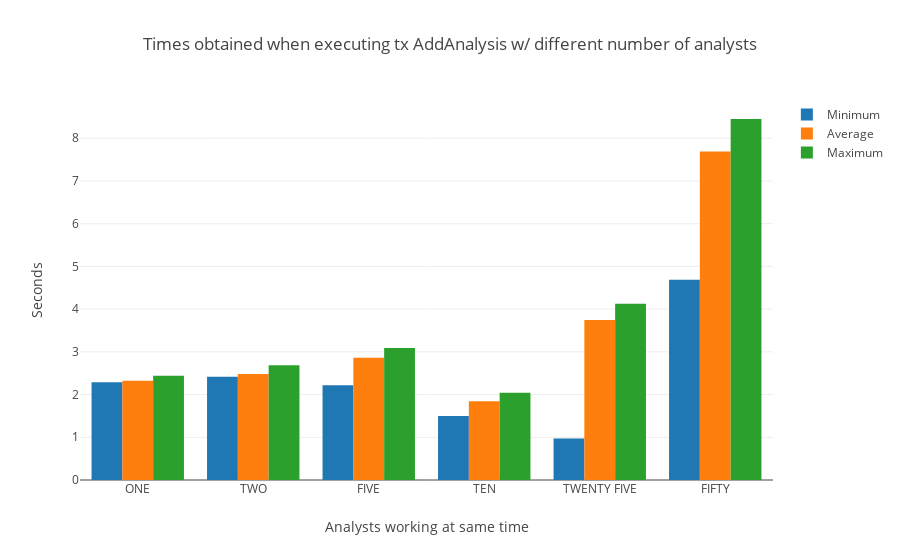

Notebook code cell kept with this figure:
### Markdown cell above
#### Add analysis times (minimum, average & maximum)

### Code cell
trace1 = go.Bar(
    x=num_analysts,
    y=min_add_ana,
    name='Minimum'
)
trace2 = go.Bar(
    x=num_analysts,
    y=avg_add_ana,
    name='Average'
)
trace3 = go.Bar(
    x=num_analysts,
    y=max_add_ana,
    name='Maximum'
)
data = [trace1, trace2, trace3]
layout = go.Layout(
    barmode='group',
    title='Times obtained when executing tx AddAnalysis w/ different number of analysts',
    xaxis=dict(title=dict(text="Analysts working at same time")),
    yaxis=dict(title=dict(text="Seconds"))
)

fig = go.Figure(data=data, layout=layout)
plotly.offline.iplot(fig, filename='grouped-bar')

### Figure 1 — Plotly figure (JSON) as saved in the notebook; plotly's stock layout.template omitted (floating-point values rounded to 4 significant figures)
{"data": [{"name": "Minimum", "type": "bar", "uid": "63a1ab3a-43f4-4fcc-845d-340151927d19", "x": ["ONE", "TWO", "FIVE", "TEN", "TWENTY FIVE", "FIFTY"], "y": [2.287, 2.415, 2.221, 1.501, 0.9741, 4.686]}, {"name": "Average", "type": "bar", "uid": "bdb03bf1-1995-463c-9f49-ac0f1cec91ce", "x": ["ONE", "TWO", "FIVE", "TEN", "TWENTY FIVE", "FIFTY"], "y": [2.322, 2.481, 2.861, 1.846, 3.743, 7.693]}, {"name": "Maximum", "type": "bar", "uid": "f3613cbd-4169-4481-9eb7-63a4fed5c6d9", "x": ["ONE", "TWO", "FIVE", "TEN", "TWENTY FIVE", "FIFTY"], "y": [2.442, 2.687, 3.088, 2.041, 4.127, 8.451]}], "layout": {"barmode": "group", "title": {"text": "Times obtained when executing tx AddAnalysis w/ different number of analysts"}, "xaxis": {"title": {"text": "Analysts working at same time"}}, "yaxis": {"title": {"text": "Seconds"}}}}
